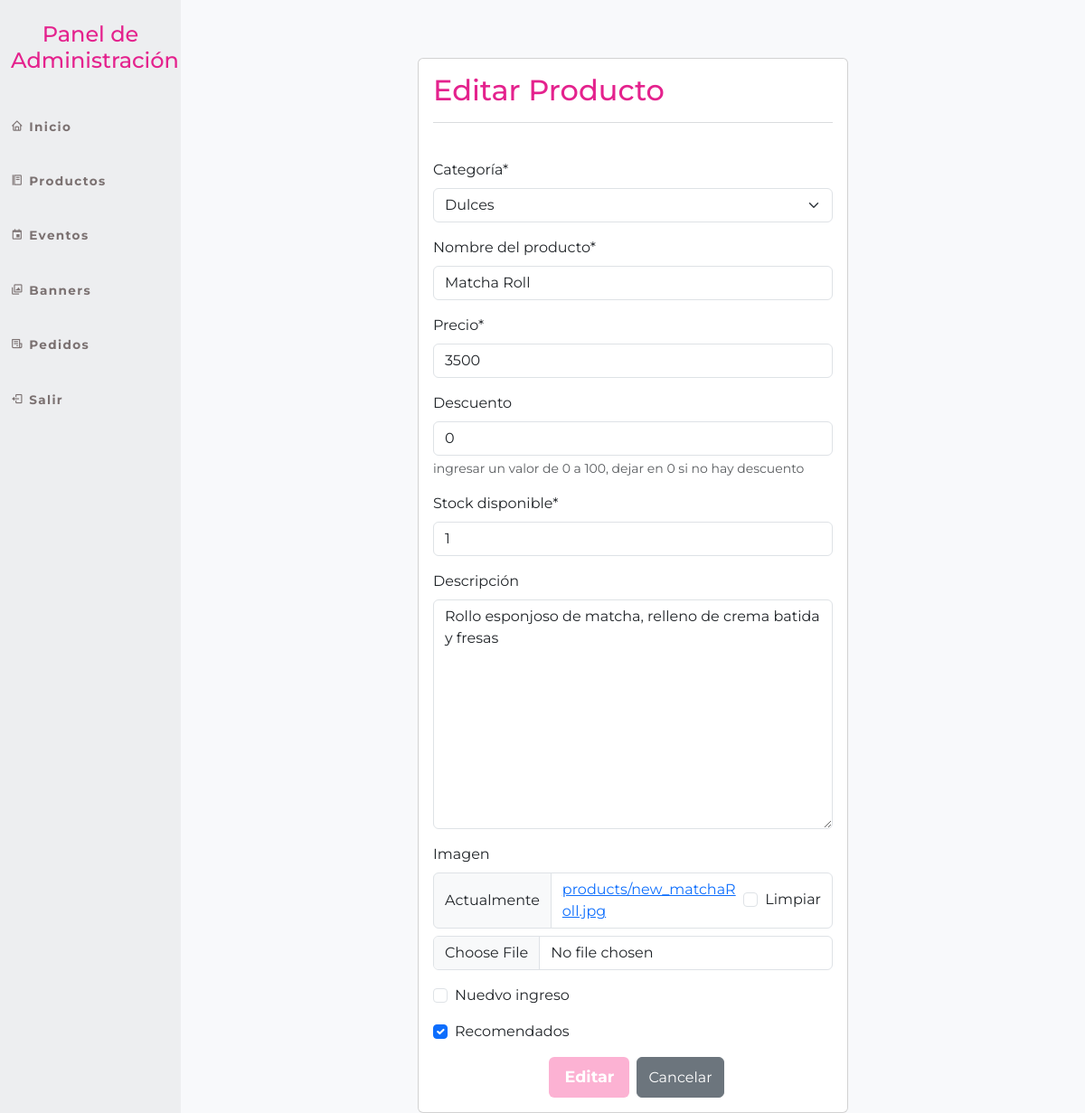
The app's page /panel_admin/modificar-producto/2/ (signed in), older data.
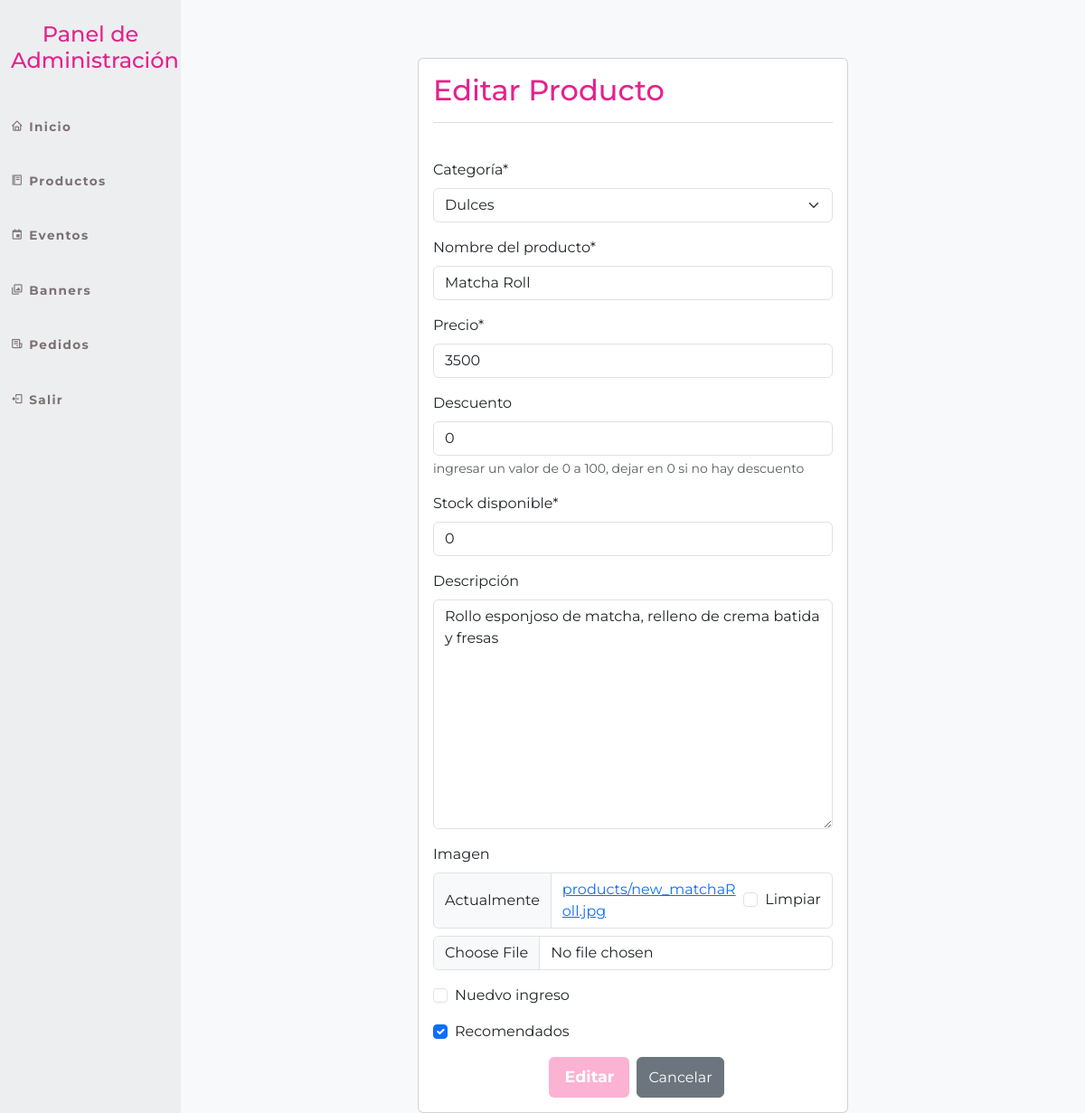
The same page, newer data.
### cafeteria_app/models.py (models this page shows, shortened)
class Product(models.Model):
    category = models.ForeignKey(Category, on_delete=models.CASCADE)
    name = models.CharField(max_length=30)
    price = models.PositiveIntegerField()
    descuento = models.IntegerField(default=0, verbose_name="Descuento")
    details = models.TextField(blank=True)
    image = models.ImageField(upload_to='products/', blank=True, null=True)
    stock = models.PositiveIntegerField(default=0, verbose_name="Stock disponible")
    is_new = models.BooleanField(default=False, verbose_name="menu nuevo")
    is_best = models.BooleanField(default=False, verbose_name="mas queridos")

### panel_admin/views.py (the view, shortened to what this page needs)
# urls.py: path('modificar-producto/<id>/', modificar_producto, name="admin_modificar_producto"),
@login_required(login_url='login_admin')
@user_passes_test(es_admin)
def modificar_producto(request,id):
    producto = get_object_or_404(Product, id = id)
    data = {
        'form': ProductoForm(instance=producto)
    }
    return render (request,'panel_admin/productos/modificarProducto.html',data)

### panel_admin/forms.py
class ProductoForm(forms.ModelForm):
    descuento = forms.IntegerField(
        label = 'Descuento',
        required=False,
        min_value=0,
        max_value=100,
        initial=0,
        help_text='ingresar un valor de 0 a 100, dejar en 0 si no hay descuento'
    )
    class Meta:
        model = Product
        fields = ['category', 'name', 'price', 'descuento', 'stock', 'details', 'image', 'is_new', 'is_best']
        labels = {
            'category': 'Categoría',
            'name': 'Nombre del producto',
            'price': 'Precio',
            'descuento': 'Descuento',
            'stock': 'Stock disponible',
            'details': 'Descripción',
            'image': 'Imagen',
            'is_new': 'Nuedvo ingreso',
            'is_best': 'Recomendados',
        }

### cafeteria_app/context_processors.py (called while the page is built)
def cart(request):
    return {'cart': Cart(request)}

### cafeteria_app/models.py (called while the page is built)
    def __str__(self):
        return self.name

### panel_admin/views.py (called while the page is built)
def es_admin(user):
    return user.is_staff

### panel_admin/templates/panel_admin/productos/modificarProducto.html (shortened to what this page needs)
{% extends 'panel_admin/base.html' %}
{% load crispy_forms_tags %}
{% block main %}
<br><br>
<div class="col-12 col-md-6 offset-md-3">
    <div class="card">
        <div class="card-body">
            <h2 style="font-family: 'Montserrat', sans-serif; color: #e4228d;">Editar Producto</h2>
            <hr class="border-secondary opacity-25">
            <br>
            <div class="row">
                <form action="" method="post" enctype="multipart/form-data" id="formModificarProducto">
                    {{ form|crispy }}
                    <div class="d-flex justify-content-center gap-2">
                        <button type="button" onclick="confirmarModificacionProducto()" class="btn px-3 py-2" style="background-color: #FCB2D3; color: white; font-weight: bold; font-size: 1.1rem;">
                            Editar
                        </button>
                        <a href="{% url 'admin_listar_producto' %}" class="btn btn-secondary d-flex align-items-center">
                            Cancelar
                        </a>
                    </div>
                </form>
            </div>
        </div>
    </div>
</div>
{% endblock %}

Row changes from the older to the newer data that the page shows:
changed Product "Dulces": stock "1" → "0"
